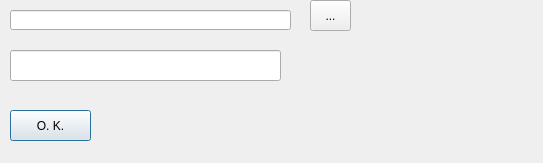
<?xml version="1.0" encoding="UTF-8"?>
<ui version="4.0">
 <class>SendDialog</class>
 <widget class="QDialog" name="SendDialog">
  <property name="geometry">
   <rect>
    <x>0</x>
    <y>0</y>
    <width>543</width>
    <height>163</height>
   </rect>
  </property>
  <property name="windowTitle">
   <string>Dialog</string>
  </property>
  <widget class="QToolButton" name="SendEditTool">
   <property name="geometry">
    <rect>
     <x>310</x>
     <y>0</y>
     <width>41</width>
     <height>31</height>
    </rect>
   </property>
   <property name="text">
    <string>...</string>
   </property>
  </widget>
  <widget class="QPushButton" name="SendEditOk">
   <property name="geometry">
    <rect>
     <x>10</x>
     <y>110</y>
     <width>81</width>
     <height>31</height>
    </rect>
   </property>
   <property name="text">
    <string>O. K.</string>
   </property>
  </widget>
  <widget class="QLineEdit" name="SendEditFile">
   <property name="geometry">
    <rect>
     <x>10</x>
     <y>10</y>
     <width>281</width>
     <height>20</height>
    </rect>
   </property>
  </widget>
  <widget class="QLineEdit" name="SendEditIp">
   <property name="geometry">
    <rect>
     <x>10</x>
     <y>50</y>
     <width>271</width>
     <height>31</height>
    </rect>
   </property>
   <property name="font">
    <font>
     <family>Calibri</family>
     <pointsize>20</pointsize>
    </font>
   </property>
   <property name="inputMask">
    <string/>
   </property>
   <property name="text">
    <string/>
   </property>
   <property name="cursorPosition">
    <number>0</number>
   </property>
  </widget>
 </widget>
 <resources/>
 <connections/>
</ui>
